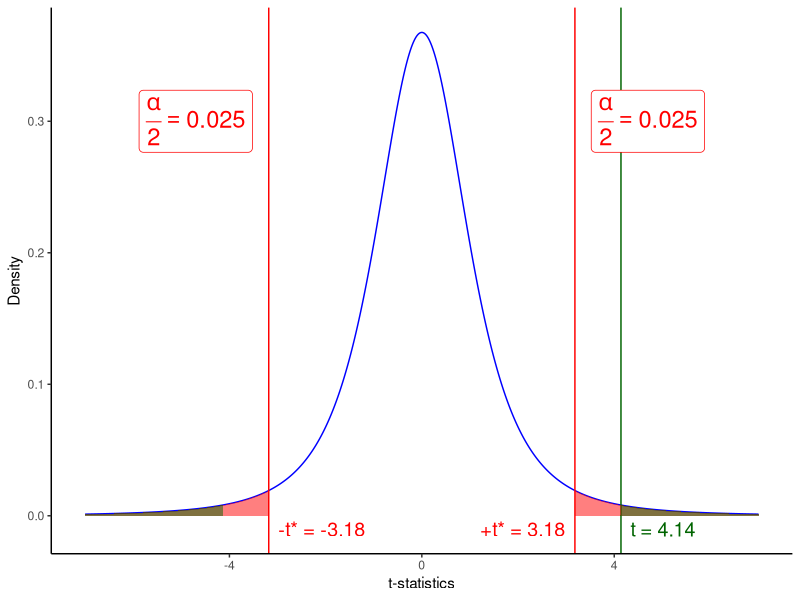

This figure's R source: (Note: this script raises an error after producing the figure.)
library(tidyverse)
library(lattice)

theme_set(theme_classic())

n = 4
tobs = 4.14

plt = tibble(
    x = seq(-7, 7, 0.01),
    y = dt(x, df = n-1)
)

tcrit = qt(c(0.025, 0.975), df = n-1)

plt.crit = plt %>%
    mutate(
        y = y * ( (x <= tcrit[1]) | (x >= tcrit[2]) )
    )

plt.pval = plt %>%
    mutate(
        y = y * ( (x <= -abs(tobs)) | (x >= abs(tobs)) )
    )

ggplot(plt) +
    geom_line(aes(x, y), color = 'blue') +
    geom_vline(xintercept = tcrit, color = 'red') + 
    geom_vline(xintercept = tobs, color = 'darkgreen') +
    geom_area(data = plt.crit,
              aes(x = x, y = y), fill = 'red', alpha = 0.5) +
    geom_area(data = plt.pval,
              aes(x = x, y = y), fill = 'darkgreen', alpha = 0.5) +
    annotate('label', x = c(-4.7, 4.7), y = c(0.3, 0.3), 
             label = c(
                 expression(frac(alpha, 2) == 0.025), 
                 expression(frac(alpha, 2) == 0.025)
             ), color = 'red', size = 6) +
    annotate('text', x = tcrit + c(0.2, -0.2), y = tcrit * 0 - 0.01,
             label = paste(c('-t* =', '+t* ='), round(tcrit, 2)),
             color = 'red', adj = c(0, 1), size = 5) +
    annotate('text', x = tobs + 0.2, y = - 0.01,
             label = paste('t =', round(tobs, 2)),
             color = 'darkgreen', adj = 0, size = 5) +
    labs(x = 't-statistics', y = 'Density')

xyplot(yy ~ xx,
       type = "l", lwd = 2, xlab = 't-statistic', ylab = 'Density',
       panel = function(x,y, ...){
           panel.xyplot(x,y, ...)
           # alpha
           xx <- c(tcrit[1], x[x<=tcrit[1]], tcrit[1]) 
           yy <- c(0,   y[x < tcrit[1]], 0) 
           panel.polygon(xx,yy, ..., col='red', 
                         border = NA, alpha = 0.75)
           xx <- c(tcrit[2], x[x >= tcrit[2]], tcrit[2]) 
           yy <- c(0,   y[x >= tcrit[2]], 0) 
           panel.polygon(xx,yy, ..., col='red', 
                         border = NA, alpha = 0.75)
           panel.abline(v = tcrit, col = 'red', lwd = 2)
           panel.text(tcrit - 0.2, -0.01, label = tcrit %>% round(2),
                      adj = 1, col = 'red', cex = 1.3)
           panel.text(c(-5.2, 5.2), 0.3, 
                      label = expression(frac(alpha, 2) == 0.025),
                      adj = 0.5, col = 'red', cex = 1.3, fontface = 'bold')
           
           # tobs
           xx <- c(-tobs, x[x<=-tobs], -tobs) 
           yy <- c(0,   y[x < -tobs], 0) 
           panel.polygon(xx,yy, ..., col='darkgreen', 
                         border = NA, alpha = 0.75)
           xx <- c(tobs, x[x >= tobs], tobs) 
           yy <- c(0,   y[x >= tobs], 0) 
           panel.polygon(xx,yy, ..., col='darkgreen', 
                         border = NA, alpha = 0.75)
           panel.abline(v = tobs, col = 'darkgreen', lwd = 2)
           panel.text(tobs + 0.2, -0.01, label = tobs %>% round(2),
                      adj = 0, col = 'darkgreen', cex = 1.3)
       })
